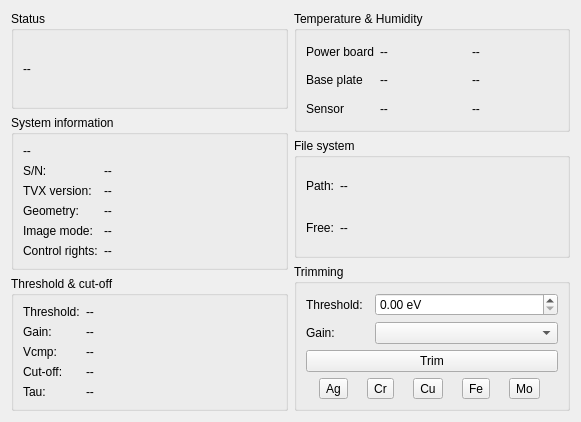
<?xml version="1.0" encoding="UTF-8"?>
<ui version="4.0">
 <class>Form</class>
 <widget class="QWidget" name="Form">
  <property name="geometry">
   <rect>
    <x>0</x>
    <y>0</y>
    <width>581</width>
    <height>422</height>
   </rect>
  </property>
  <property name="windowTitle">
   <string>Pilatus detector</string>
  </property>
  <property name="windowIcon">
   <iconset resource="../../../resource/icons/icons.qrc">
    <normaloff>:/icons/detector.svg</normaloff>:/icons/detector.svg</iconset>
  </property>
  <layout class="QHBoxLayout" name="horizontalLayout">
   <item>
    <layout class="QVBoxLayout" name="verticalLayout_2">
     <item>
      <widget class="QGroupBox" name="groupBox_6">
       <property name="title">
        <string>Status</string>
       </property>
       <layout class="QGridLayout" name="gridLayout_6">
        <item row="0" column="0">
         <widget class="QLabel" name="statusLabel">
          <property name="text">
           <string>--</string>
          </property>
         </widget>
        </item>
       </layout>
      </widget>
     </item>
     <item>
      <widget class="QGroupBox" name="groupBox_2">
       <property name="title">
        <string>System information</string>
       </property>
       <layout class="QGridLayout" name="gridLayout_2">
        <item row="3" column="1">
         <widget class="QLabel" name="geometryLabel">
          <property name="sizePolicy">
           <sizepolicy hsizetype="MinimumExpanding" vsizetype="Preferred">
            <horstretch>0</horstretch>
            <verstretch>0</verstretch>
           </sizepolicy>
          </property>
          <property name="text">
           <string>--</string>
          </property>
         </widget>
        </item>
        <item row="2" column="1">
         <widget class="QLabel" name="versionLabel">
          <property name="sizePolicy">
           <sizepolicy hsizetype="MinimumExpanding" vsizetype="Preferred">
            <horstretch>0</horstretch>
            <verstretch>0</verstretch>
           </sizepolicy>
          </property>
          <property name="text">
           <string>--</string>
          </property>
         </widget>
        </item>
        <item row="3" column="0">
         <widget class="QLabel" name="label_5">
          <property name="text">
           <string>Geometry:</string>
          </property>
         </widget>
        </item>
        <item row="2" column="0">
         <widget class="QLabel" name="label_4">
          <property name="text">
           <string>TVX version:</string>
          </property>
         </widget>
        </item>
        <item row="4" column="0">
         <widget class="QLabel" name="label_6">
          <property name="text">
           <string>Image mode:</string>
          </property>
         </widget>
        </item>
        <item row="0" column="0" colspan="2">
         <widget class="QLabel" name="cameraNameLabel">
          <property name="sizePolicy">
           <sizepolicy hsizetype="MinimumExpanding" vsizetype="Preferred">
            <horstretch>0</horstretch>
            <verstretch>0</verstretch>
           </sizepolicy>
          </property>
          <property name="text">
           <string>--</string>
          </property>
         </widget>
        </item>
        <item row="1" column="0">
         <widget class="QLabel" name="label_3">
          <property name="text">
           <string>S/N:</string>
          </property>
         </widget>
        </item>
        <item row="1" column="1">
         <widget class="QLabel" name="cameraSNLabel">
          <property name="sizePolicy">
           <sizepolicy hsizetype="MinimumExpanding" vsizetype="Preferred">
            <horstretch>0</horstretch>
            <verstretch>0</verstretch>
           </sizepolicy>
          </property>
          <property name="text">
           <string>--</string>
          </property>
         </widget>
        </item>
        <item row="4" column="1">
         <widget class="QLabel" name="imgmodeLabel">
          <property name="sizePolicy">
           <sizepolicy hsizetype="MinimumExpanding" vsizetype="Preferred">
            <horstretch>0</horstretch>
            <verstretch>0</verstretch>
           </sizepolicy>
          </property>
          <property name="text">
           <string>--</string>
          </property>
         </widget>
        </item>
        <item row="5" column="0">
         <widget class="QLabel" name="label_17">
          <property name="text">
           <string>Control rights:</string>
          </property>
         </widget>
        </item>
        <item row="5" column="1">
         <widget class="QLabel" name="remoteControlLabel">
          <property name="text">
           <string>--</string>
          </property>
         </widget>
        </item>
       </layout>
      </widget>
     </item>
     <item>
      <widget class="QGroupBox" name="groupBox_5">
       <property name="title">
        <string>Threshold &amp;&amp; cut-off</string>
       </property>
       <layout class="QGridLayout" name="gridLayout_5">
        <item row="3" column="0">
         <widget class="QLabel" name="label_15">
          <property name="text">
           <string>Cut-off:</string>
          </property>
         </widget>
        </item>
        <item row="1" column="0">
         <widget class="QLabel" name="label_13">
          <property name="text">
           <string>Gain:</string>
          </property>
         </widget>
        </item>
        <item row="4" column="0">
         <widget class="QLabel" name="label_16">
          <property name="text">
           <string>Tau:</string>
          </property>
         </widget>
        </item>
        <item row="0" column="0">
         <widget class="QLabel" name="label_12">
          <property name="text">
           <string>Threshold:</string>
          </property>
         </widget>
        </item>
        <item row="2" column="0">
         <widget class="QLabel" name="label_14">
          <property name="text">
           <string>Vcmp:</string>
          </property>
         </widget>
        </item>
        <item row="0" column="1">
         <widget class="QLabel" name="thresholdLabel">
          <property name="sizePolicy">
           <sizepolicy hsizetype="MinimumExpanding" vsizetype="Preferred">
            <horstretch>0</horstretch>
            <verstretch>0</verstretch>
           </sizepolicy>
          </property>
          <property name="text">
           <string>--</string>
          </property>
         </widget>
        </item>
        <item row="1" column="1">
         <widget class="QLabel" name="gainLabel">
          <property name="sizePolicy">
           <sizepolicy hsizetype="MinimumExpanding" vsizetype="Preferred">
            <horstretch>0</horstretch>
            <verstretch>0</verstretch>
           </sizepolicy>
          </property>
          <property name="text">
           <string>--</string>
          </property>
         </widget>
        </item>
        <item row="2" column="1">
         <widget class="QLabel" name="vcmpLabel">
          <property name="sizePolicy">
           <sizepolicy hsizetype="MinimumExpanding" vsizetype="Preferred">
            <horstretch>0</horstretch>
            <verstretch>0</verstretch>
           </sizepolicy>
          </property>
          <property name="text">
           <string>--</string>
          </property>
         </widget>
        </item>
        <item row="3" column="1">
         <widget class="QLabel" name="cutoffLabel">
          <property name="sizePolicy">
           <sizepolicy hsizetype="MinimumExpanding" vsizetype="Preferred">
            <horstretch>0</horstretch>
            <verstretch>0</verstretch>
           </sizepolicy>
          </property>
          <property name="text">
           <string>--</string>
          </property>
         </widget>
        </item>
        <item row="4" column="1">
         <widget class="QLabel" name="tauLabel">
          <property name="sizePolicy">
           <sizepolicy hsizetype="MinimumExpanding" vsizetype="Preferred">
            <horstretch>0</horstretch>
            <verstretch>0</verstretch>
           </sizepolicy>
          </property>
          <property name="text">
           <string>--</string>
          </property>
         </widget>
        </item>
       </layout>
      </widget>
     </item>
    </layout>
   </item>
   <item>
    <layout class="QVBoxLayout" name="verticalLayout">
     <item>
      <widget class="QGroupBox" name="groupBox_3">
       <property name="title">
        <string>Temperature &amp;&amp; Humidity</string>
       </property>
       <layout class="QGridLayout" name="gridLayout_3">
        <item row="2" column="0">
         <widget class="QLabel" name="label_9">
          <property name="text">
           <string>Sensor</string>
          </property>
         </widget>
        </item>
        <item row="0" column="0">
         <widget class="QLabel" name="label_7">
          <property name="text">
           <string>Power board</string>
          </property>
         </widget>
        </item>
        <item row="1" column="0">
         <widget class="QLabel" name="label_8">
          <property name="text">
           <string>Base plate</string>
          </property>
         </widget>
        </item>
        <item row="0" column="1">
         <widget class="QLabel" name="temperature0Label">
          <property name="sizePolicy">
           <sizepolicy hsizetype="MinimumExpanding" vsizetype="Preferred">
            <horstretch>0</horstretch>
            <verstretch>0</verstretch>
           </sizepolicy>
          </property>
          <property name="text">
           <string>--</string>
          </property>
         </widget>
        </item>
        <item row="2" column="1">
         <widget class="QLabel" name="temperature2Label">
          <property name="sizePolicy">
           <sizepolicy hsizetype="MinimumExpanding" vsizetype="Preferred">
            <horstretch>0</horstretch>
            <verstretch>0</verstretch>
           </sizepolicy>
          </property>
          <property name="text">
           <string>--</string>
          </property>
         </widget>
        </item>
        <item row="1" column="1">
         <widget class="QLabel" name="temperature1Label">
          <property name="sizePolicy">
           <sizepolicy hsizetype="MinimumExpanding" vsizetype="Preferred">
            <horstretch>0</horstretch>
            <verstretch>0</verstretch>
           </sizepolicy>
          </property>
          <property name="text">
           <string>--</string>
          </property>
         </widget>
        </item>
        <item row="0" column="2">
         <widget class="QLabel" name="humidity0Label">
          <property name="sizePolicy">
           <sizepolicy hsizetype="MinimumExpanding" vsizetype="Preferred">
            <horstretch>0</horstretch>
            <verstretch>0</verstretch>
           </sizepolicy>
          </property>
          <property name="text">
           <string>--</string>
          </property>
         </widget>
        </item>
        <item row="1" column="2">
         <widget class="QLabel" name="humidity1Label">
          <property name="sizePolicy">
           <sizepolicy hsizetype="MinimumExpanding" vsizetype="Preferred">
            <horstretch>0</horstretch>
            <verstretch>0</verstretch>
           </sizepolicy>
          </property>
          <property name="text">
           <string>--</string>
          </property>
         </widget>
        </item>
        <item row="2" column="2">
         <widget class="QLabel" name="humidity2Label">
          <property name="sizePolicy">
           <sizepolicy hsizetype="MinimumExpanding" vsizetype="Preferred">
            <horstretch>0</horstretch>
            <verstretch>0</verstretch>
           </sizepolicy>
          </property>
          <property name="text">
           <string>--</string>
          </property>
         </widget>
        </item>
       </layout>
      </widget>
     </item>
     <item>
      <widget class="QGroupBox" name="groupBox_4">
       <property name="title">
        <string>File system</string>
       </property>
       <layout class="QGridLayout" name="gridLayout_4">
        <item row="0" column="0">
         <widget class="QLabel" name="label_10">
          <property name="text">
           <string>Path:</string>
          </property>
         </widget>
        </item>
        <item row="0" column="1">
         <widget class="QLabel" name="imgpathLabel">
          <property name="sizePolicy">
           <sizepolicy hsizetype="MinimumExpanding" vsizetype="Preferred">
            <horstretch>0</horstretch>
            <verstretch>0</verstretch>
           </sizepolicy>
          </property>
          <property name="text">
           <string>--</string>
          </property>
         </widget>
        </item>
        <item row="1" column="0">
         <widget class="QLabel" name="label_11">
          <property name="text">
           <string>Free:</string>
          </property>
         </widget>
        </item>
        <item row="1" column="1">
         <widget class="QLabel" name="diskfreeLabel">
          <property name="sizePolicy">
           <sizepolicy hsizetype="MinimumExpanding" vsizetype="Preferred">
            <horstretch>0</horstretch>
            <verstretch>0</verstretch>
           </sizepolicy>
          </property>
          <property name="text">
           <string>--</string>
          </property>
         </widget>
        </item>
       </layout>
      </widget>
     </item>
     <item>
      <widget class="QGroupBox" name="groupBox">
       <property name="title">
        <string>Trimming</string>
       </property>
       <layout class="QGridLayout" name="gridLayout">
        <item row="2" column="0" colspan="3">
         <widget class="QPushButton" name="trimPushButton">
          <property name="text">
           <string>Trim</string>
          </property>
         </widget>
        </item>
        <item row="1" column="0">
         <widget class="QLabel" name="label_2">
          <property name="text">
           <string>Gain:</string>
          </property>
          <property name="buddy">
           <cstring>gainComboBox</cstring>
          </property>
         </widget>
        </item>
        <item row="0" column="0">
         <widget class="QLabel" name="label">
          <property name="text">
           <string>Threshold:</string>
          </property>
          <property name="buddy">
           <cstring>thresholdDoubleSpinBox</cstring>
          </property>
         </widget>
        </item>
        <item row="1" column="2">
         <widget class="QComboBox" name="gainComboBox">
          <property name="sizePolicy">
           <sizepolicy hsizetype="MinimumExpanding" vsizetype="Fixed">
            <horstretch>0</horstretch>
            <verstretch>0</verstretch>
           </sizepolicy>
          </property>
         </widget>
        </item>
        <item row="3" column="0" colspan="3">
         <layout class="QHBoxLayout" name="horizontalLayout_2">
          <item>
           <widget class="QToolButton" name="setAgToolButton">
            <property name="toolTip">
             <string>Trim the detector for Ag radiation</string>
            </property>
            <property name="text">
             <string>Ag</string>
            </property>
           </widget>
          </item>
          <item>
           <widget class="QToolButton" name="setCrToolButton">
            <property name="toolTip">
             <string>Trim the detector for Cr radiation</string>
            </property>
            <property name="text">
             <string>Cr</string>
            </property>
           </widget>
          </item>
          <item>
           <widget class="QToolButton" name="setCuToolButton">
            <property name="toolTip">
             <string>Trim the detector for Cu radiation</string>
            </property>
            <property name="text">
             <string>Cu</string>
            </property>
           </widget>
          </item>
          <item>
           <widget class="QToolButton" name="setFeToolButton">
            <property name="toolTip">
             <string>Trim the detector for Fe radiation</string>
            </property>
            <property name="text">
             <string>Fe</string>
            </property>
           </widget>
          </item>
          <item>
           <widget class="QToolButton" name="setMoToolButton">
            <property name="toolTip">
             <string>Trim the detector for Mo radiation</string>
            </property>
            <property name="text">
             <string>Mo</string>
            </property>
           </widget>
          </item>
         </layout>
        </item>
        <item row="0" column="2">
         <widget class="QDoubleSpinBox" name="thresholdDoubleSpinBox">
          <property name="sizePolicy">
           <sizepolicy hsizetype="MinimumExpanding" vsizetype="Fixed">
            <horstretch>0</horstretch>
            <verstretch>0</verstretch>
           </sizepolicy>
          </property>
          <property name="suffix">
           <string> eV</string>
          </property>
         </widget>
        </item>
       </layout>
      </widget>
     </item>
    </layout>
   </item>
  </layout>
 </widget>
 <resources>
  <include location="../../../resource/icons/icons.qrc"/>
 </resources>
 <connections/>
</ui>
